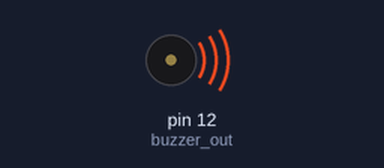
A sketch run on a simulated Arduino Uno, built with avr-gcc and run on an emulated ATmega328P. On the bench: buzzer (waves = sounding).

Above: at 0.1 s.
Timing chart, 0 to 40.0 s (numbered marks = the images above):
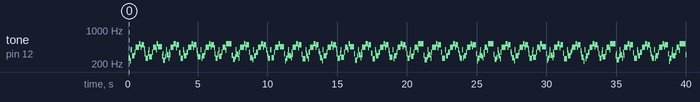

The sketch:

sketch_nov23a_ColmansScaleVer2b.ino
```cpp
// Colman O'Keeffe 114712191 23 Nov 2016
// note frequencies from http://www.phy.mtu.edu/~suits/notefreqs.html 1540 23 Nov 2016
# define Col_c4 3822 // 261.63 Hz period = 1/f in milli secs
# define Col_d4 3405 // 293.66 Hz all values calculated manually on calculator
# define Col_e4 3037 // 329.63 Hz
# define Col_f4 2863 // 349.23 Hz
# define Col_g4 2551 // 392.00 Hz
# define Col_a4 2272 // 440.00 Hz
# define Col_b4 2025 // 493.88 Hz
# define Col_c5 1911 // 523.25 Hz
# define rest 0

// buzzer
int buzzer_out = 12;

// debugging serial out? 1 yes 0 no
int DEBUGGING = 0;

void setup(){
  pinMode(buzzer_out, OUTPUT);
  if (DEBUGGING){
    Serial.begin(9600); // serial out for debug code
  }
}
/* Colmans tune test scale
int colmans_tune[] = {Col_c4, Col_d4, Col_e4, Col_f4, Col_g4, Col_a4, Col_b4, Col_c5};
int colmans_beats[] = {16, 16, 16, 16, 16, 16, 16, 16};
int MAXIMUM_COUNT = sizeof(colmans_tune) / 2; // Tune length i.o.t. loop
*/
int colmans_tune[] = {Col_c4, Col_g4, Col_d4, Col_f4, Col_a4, Col_c5, Col_b4, Col_e4};
int colmans_beats[] = {16, 8, 16, 8, 24, 16, 24, 8};
int MAXIMUM_COUNT = sizeof(colmans_tune) / 2; // Tune length i.o.t. loop


// tempo
long tempo = 10000;
// length of pause
int pause  = 5000; // original pause increased from 1000 to 5000
// add to loop to pause for 1 sec
int rest_count = 100;

// setup variables for main function
int note = 0;
int beat = 0;
long duration = 0;

// try to play a note
void play_note(){
  long time_so_far = 0;
  if (note > 0){
    while(time_so_far < duration){
      // buzzer on
      digitalWrite(buzzer_out, HIGH);
      delayMicroseconds(note / 2);
      // buzzer off
      digitalWrite(buzzer_out, LOW);
      delayMicroseconds(note / 2);
      // how much time has gone by
      time_so_far += (note);
    }
  }
  else{
    for (int restbeat = 0; restbeat < rest_count; restbeat++){
      delayMicroseconds(duration);
    }
  }
}

// Try to play the entire scale
void loop(){
  for (int timer = 0; timer < MAXIMUM_COUNT; timer++){
    note = colmans_tune[timer];
    beat = colmans_beats[timer];

    duration = beat * tempo;

    play_note();

    delayMicroseconds(pause);

    if (DEBUGGING){
      Serial.println(timer);
      Serial.println("times round loop:");
      Serial.println(note);
      Serial.println("-note");
      Serial.println(beat);
      Serial.println("-beat");
      Serial.println(duration);
      Serial.println("-duration");
    }
  }
}
```

Measured:
- by itself, tone on pin 12 (buzzer_out): plays 261 Hz for 0.12 s, 232 Hz for 0.04 s, 391 Hz for 0.08 s, 293 Hz for 0.20 s, 348 Hz for 0.08 s, 438 Hz for 0.24 s … (354 notes in this stretch)
